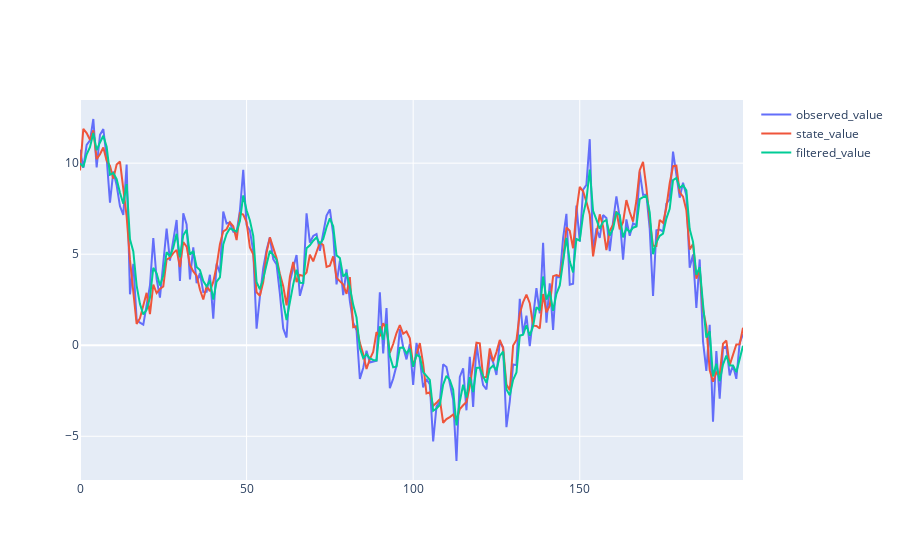

This figure's notebook cell:
### Code cell
# 可視化
fig = go.Figure(
    data = [
        go.Scatter(x=np.arange(T), y=y.reshape(-1), name="observed_value"),
        go.Scatter(x=np.arange(T), y=x.reshape(-1), name="state_value"),
        go.Scatter(x=np.arange(T), y=m.reshape(-1), name="filtered_value"),
    ]
)
fig.show()

### Figure 1 — Plotly figure (JSON) as saved in the notebook; plotly's stock layout.template omitted (floating-point values rounded to 4 significant figures; data arrays with more than 128 entries replaced by an {"elided": "..."} marker saying what was removed)
{"data": [{"name": "observed_value", "type": "scatter", "x": {"elided": "200 int values"}, "y": {"elided": "200 float values"}}, {"name": "state_value", "type": "scatter", "x": {"elided": "200 int values"}, "y": {"elided": "200 float values"}}, {"name": "filtered_value", "type": "scatter", "x": {"elided": "200 int values"}, "y": {"elided": "200 float values"}}], "layout": {"autosize": true, "xaxis": {"autorange": true, "range": [0, 199], "type": "linear"}, "yaxis": {"autorange": true, "range": [-7.401, 13.47], "type": "linear"}}}
